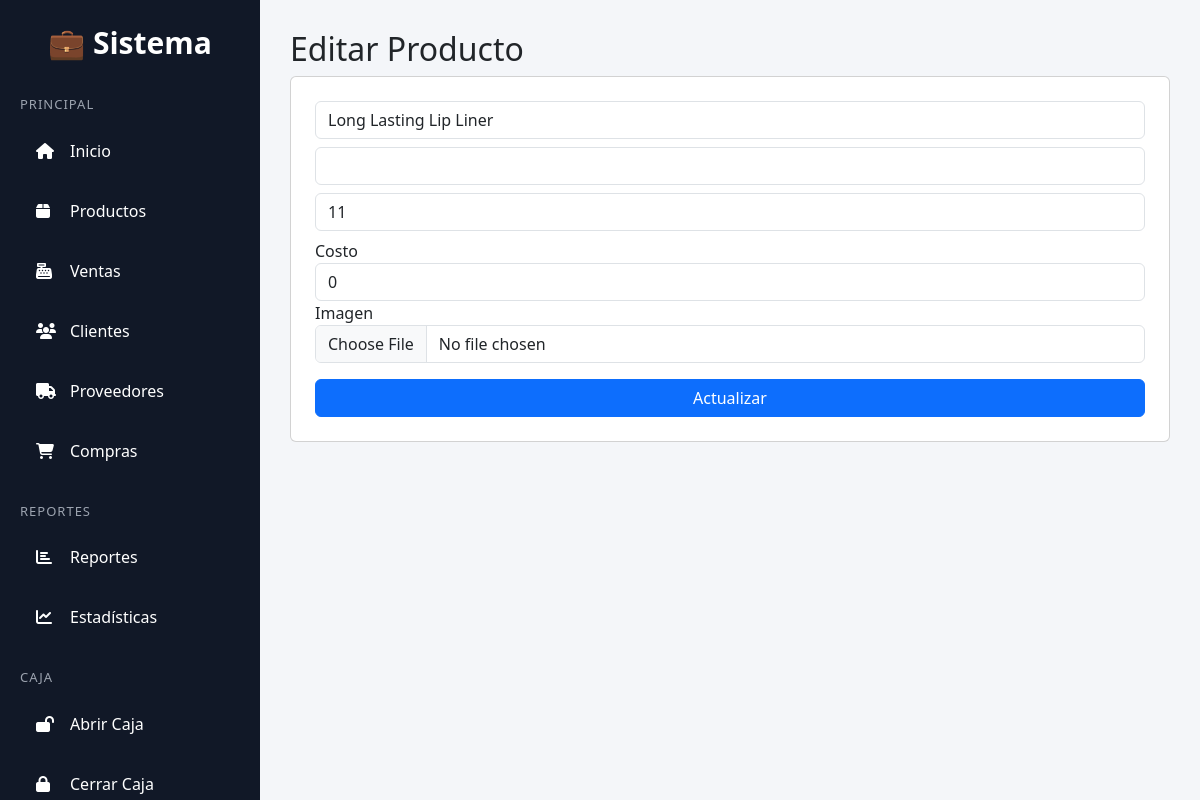
The app's page /productos/editar/10/ (signed in) with its own data.
### productos/models.py (models this page shows, shortened)
class Producto(models.Model):
    negocio = models.ForeignKey(Negocio, on_delete=models.CASCADE)
    nombre = models.CharField(max_length=200)
    codigo = models.CharField(max_length=50, unique=True)
    precio = models.DecimalField(max_digits=10, decimal_places=0)
    stock = models.IntegerField()
    imagen = models.ImageField(upload_to="productos/", null=True, blank=True)
    imagen = CloudinaryField("imagen", blank=True, null=True)
    costo = models.IntegerField(default=0)

### productos/views.py (the view, shortened to what this page needs)
# urls.py: path("editar/<int:id>/", editar_producto),
def editar_producto(request, id):
    producto = Producto.objects.get(id=id)
    if not es_admin(request.user):
        return redirect("/dashboard/")
    return render(request, "editar_producto.html", {"producto": producto})

### productos/views.py (called while the page is built)
def es_admin(user):
    return user.groups.filter(name="Admin").exists()

### templates/editar_producto.html (shortened to what this page needs)
{% extends "base.html" %}
{% block content %}
<h2>Editar Producto</h2>
<form method="POST" enctype="multipart/form-data" class="card p-4">
    <input type="text" name="nombre" value="{{ producto.nombre }}" class="form-control mb-2">
    <input type="number" name="precio" value="{{ producto.precio }}" class="form-control mb-2">
    <input type="number" name="stock" value="{{ producto.stock }}" class="form-control mb-2">
    <label>Costo</label>
<input type="number"
       name="costo"
       class="form-control"
       value="{{ producto.costo }}">
    <div class="mb-3">
        <label>Imagen</label>
        <input type="file" name="imagen" class="form-control">
    </div>
    <button class="btn btn-primary">Actualizar</button>
</form>
{% endblock %}

### templates/base.html (style rules this page uses)
* { margin:0; padding:0; box-sizing:border-box; }
body { background:#f4f6f9; overflow-x:hidden; }

### records on screen
Producto: nombre "Long Lasting Lip Liner", stock "11", costo "0"
